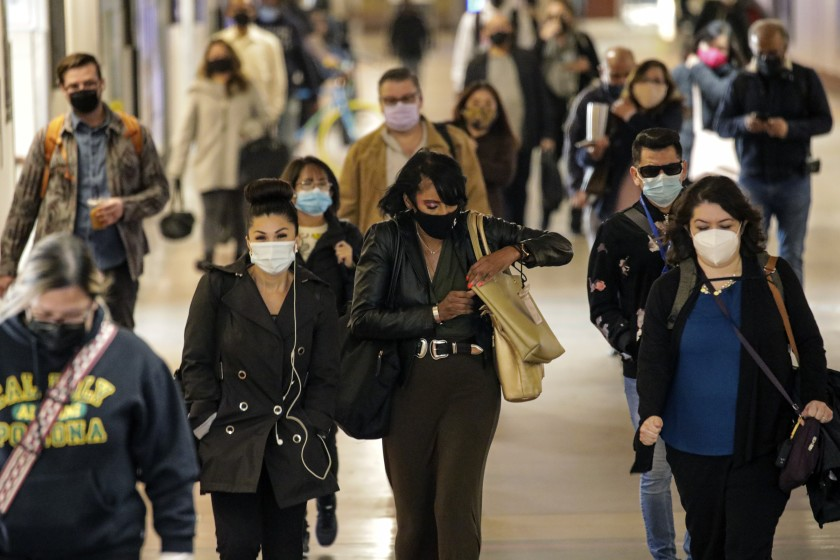
#> input picture 14.jpg, 840 x 560 px
$ jupyter execute imagefacedetection.ipynb
#> lines starting #> are read from the running program, lines starting #| are printed output that depends on the picture; after the words box and inside, x2 and y2 are one past the last pixel; in counts of white or black regions, pixels touching at a corner belong together
[cell 1]
import cv2

face_cascade = cv2.CascadeClassifier('haarcascade_frontalface_default.xml')

# Read image from File
img = cv2.imread('14.jpg')
#> img is the input picture: shape (560, 840, 3); mean B, G, R 73.6, 85, 93.1

faces = face_cascade.detectMultiScale(img, 1.1, 4)
#> faces = [[55, 407, 37, 37], [373, 79, 53, 53], [290, 167, 50, 50], [633, 149, 56, 56], [682, 202, 65, 65], [240, 214, 60, 60], [220, 215, 61, 61]]


for (x, y, w, h) in faces:
  cv2.rectangle(img, (x, y), (x+w, y+h), (0, 255, 0), 2)
#> this loop made 7 passes
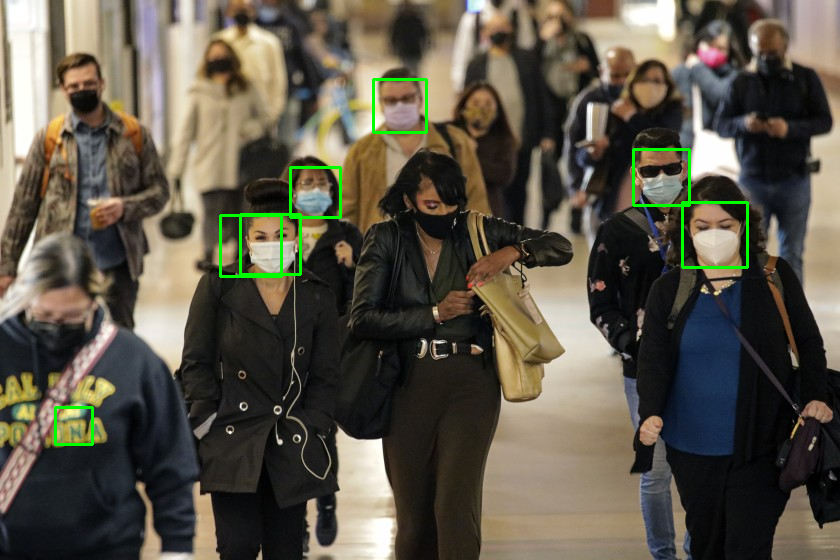
#> img: shape (560, 840, 3); 0.93% of pixels changed, all inside (x1, y1, x2, y2) = (54, 78, 749, 446)

# Save image with  faces detected with green rectangle
cv2.imwrite("face_detected.png", img)


# Show into notebook face_detected.png
from IPython.display import Image
Image(filename='face_detected.png')
